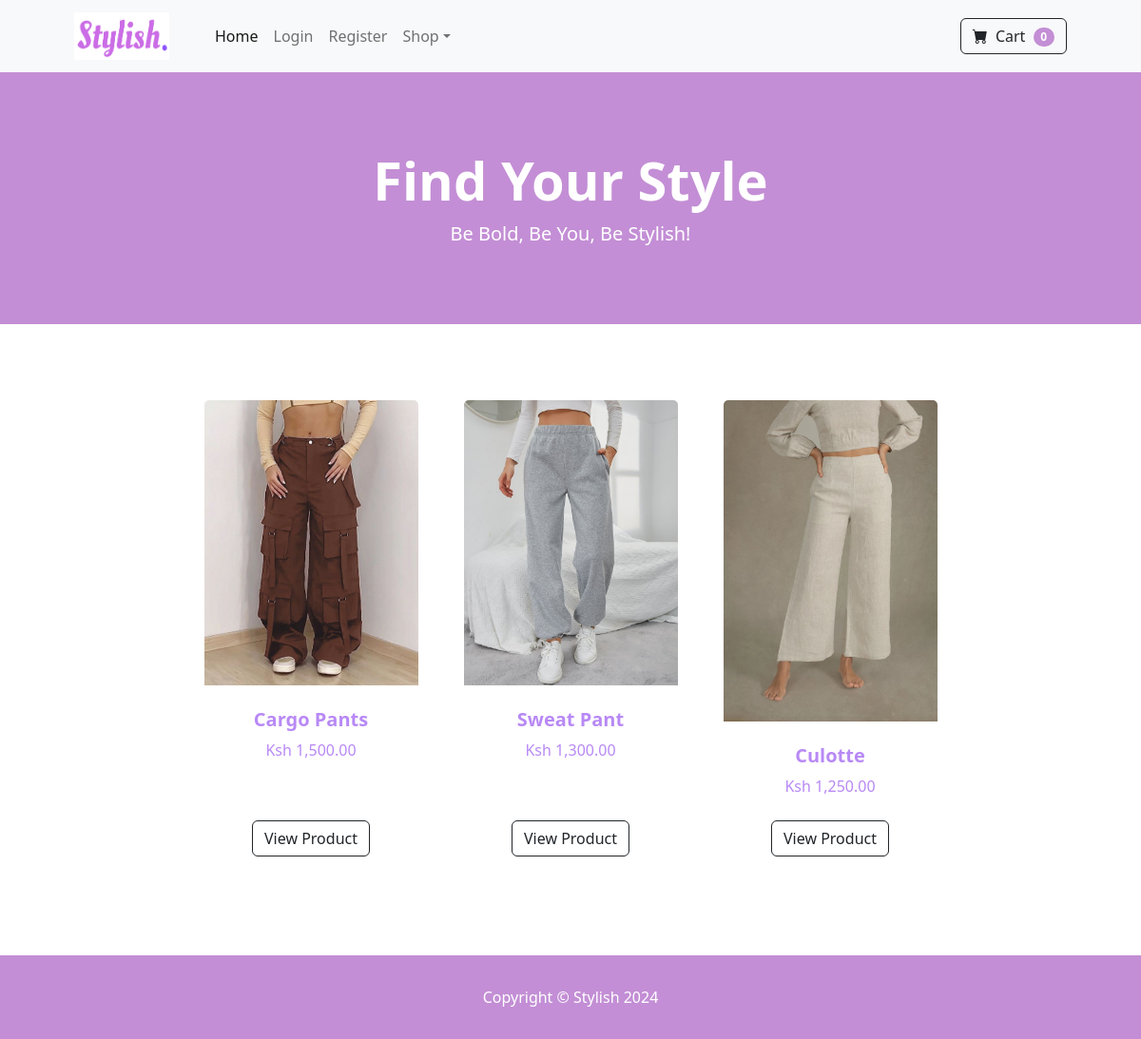
Page /category/Trousers on the committed database.
### fashion/models.py (models this page shows, shortened)
class Product(models.Model):
    name = models.CharField(max_length=100)
    price = models.DecimalField(default=0, decimal_places=2, max_digits=10)
    category = models.ForeignKey(Category, on_delete=models.CASCADE, default=1)
    description  = models.CharField(max_length=300, default='', blank=True, null=True)
    image = models.ImageField(upload_to='uploads/product/')

### fashion/views.py (the view)
# urls.py: path("category/<str:foo>", views.category, name="category")
def category(request, foo):
    foo = foo.replace('-', ' ')
    try:
        category = Category.objects.get(name=foo)
        products = Product.objects.filter(category=category)
        return render(request, "fashion/category.html", {
            "products":  products,
            "category": category
        })
    except:
          messages.success(request, ("Ooops! The Category Is Not Available"))
          return redirect("home")

### cart/cart.py (called while the page is built)
    def __len__(self):
        return len(self.cart)

### cart/context_processors.py (called while the page is built)
def cart(request):
    return {"cart": Cart(request)}

### fashion/templates/fashion/category.html (shortened to what this page needs)
{% load static %}
    {% include "fashion/layout.html" %}
    <body>
        {% block body %}
        {% load static %}
        <header class="bg-purple py-5">
            <div class="container px-4 px-lg-5 my-5">
                <div class="text-center text-white">
                    <h1 class="display-4 fw-bolder">Find Your Style</h1>
                    <p class="lead fw-normal text-white-50 mb-0">Be Bold, Be You, Be Stylish!</p>
                </div>
            </div>
        </header>
        <section class="py-5">
            <div class="container px-4 px-lg-5 mt-5">
                <div class="row gx-4 gx-lg-5 row-cols-2 row-cols-md-3 row-cols-xl-4 justify-content-center">
                    {% for product in products %}
                    <div class="col mb-5">
                        <div class="card h-100">
                            <img class="card-img-top" src="{{ product.image.url }}" alt="..." />
                            <div class="card-body p-4">
                                <div class="text-center">
                                    <h5 class="fw-bolder">{{ product.name }}</h5>
                                    Ksh {{ product.price }}
                                </div>
                            </div>
                            <div class="card-footer p-4 pt-0 border-top-0 bg-transparent">
                                <div class="text-center"><a class="btn btn-outline-dark mt-auto" href="{% url 'product' product.id %}">View Product</a></div>
                            </div>
                        </div>
                    </div>
                    {% endfor %}
                           </div>
            </div>
        </section>
        {% include 'fashion/footer.html' %}
        {% endblock %}
    </body>

### rows in the picture
Product: image (picture), name "Cargo Pants", price "1,500.00"
Product: image (picture), name "Sweat Pant", price "1,300.00"
Product: image (picture), name "Culotte", price "1,250.00"

### other values in the picture
{{ cart|length }} "0"
